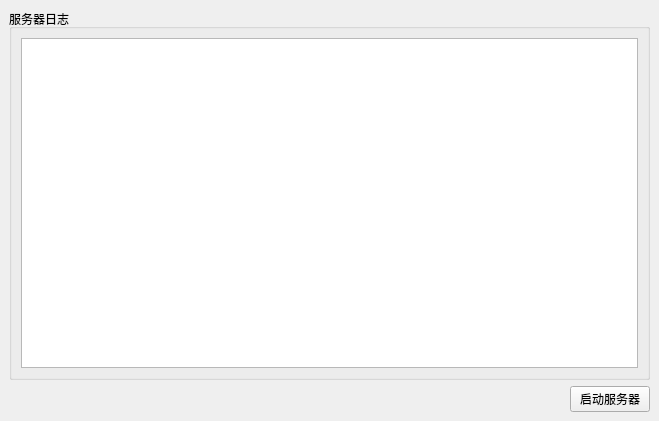
<?xml version="1.0" encoding="UTF-8"?>
<ui version="4.0">
 <class>MainWindow</class>
 <widget class="QMainWindow" name="MainWindow">
  <property name="geometry">
   <rect>
    <x>0</x>
    <y>0</y>
    <width>659</width>
    <height>421</height>
   </rect>
  </property>
  <property name="windowTitle">
   <string>服务器</string>
  </property>
  <widget class="QWidget" name="centralwidget">
   <layout class="QVBoxLayout" name="verticalLayout_2">
    <item>
     <widget class="QGroupBox" name="groupBox">
      <property name="title">
       <string>服务器日志</string>
      </property>
      <layout class="QVBoxLayout" name="verticalLayout">
       <item>
        <widget class="QPlainTextEdit" name="log"/>
       </item>
      </layout>
     </widget>
    </item>
    <item>
     <layout class="QHBoxLayout" name="horizontalLayout">
      <item>
       <spacer name="horizontalSpacer">
        <property name="orientation">
         <enum>Qt::Horizontal</enum>
        </property>
        <property name="sizeHint" stdset="0">
         <size>
          <width>40</width>
          <height>20</height>
         </size>
        </property>
       </spacer>
      </item>
      <item>
       <widget class="QPushButton" name="startStopButton">
        <property name="text">
         <string>启动服务器</string>
        </property>
       </widget>
      </item>
     </layout>
    </item>
   </layout>
  </widget>
 </widget>
 <resources/>
 <connections/>
</ui>
